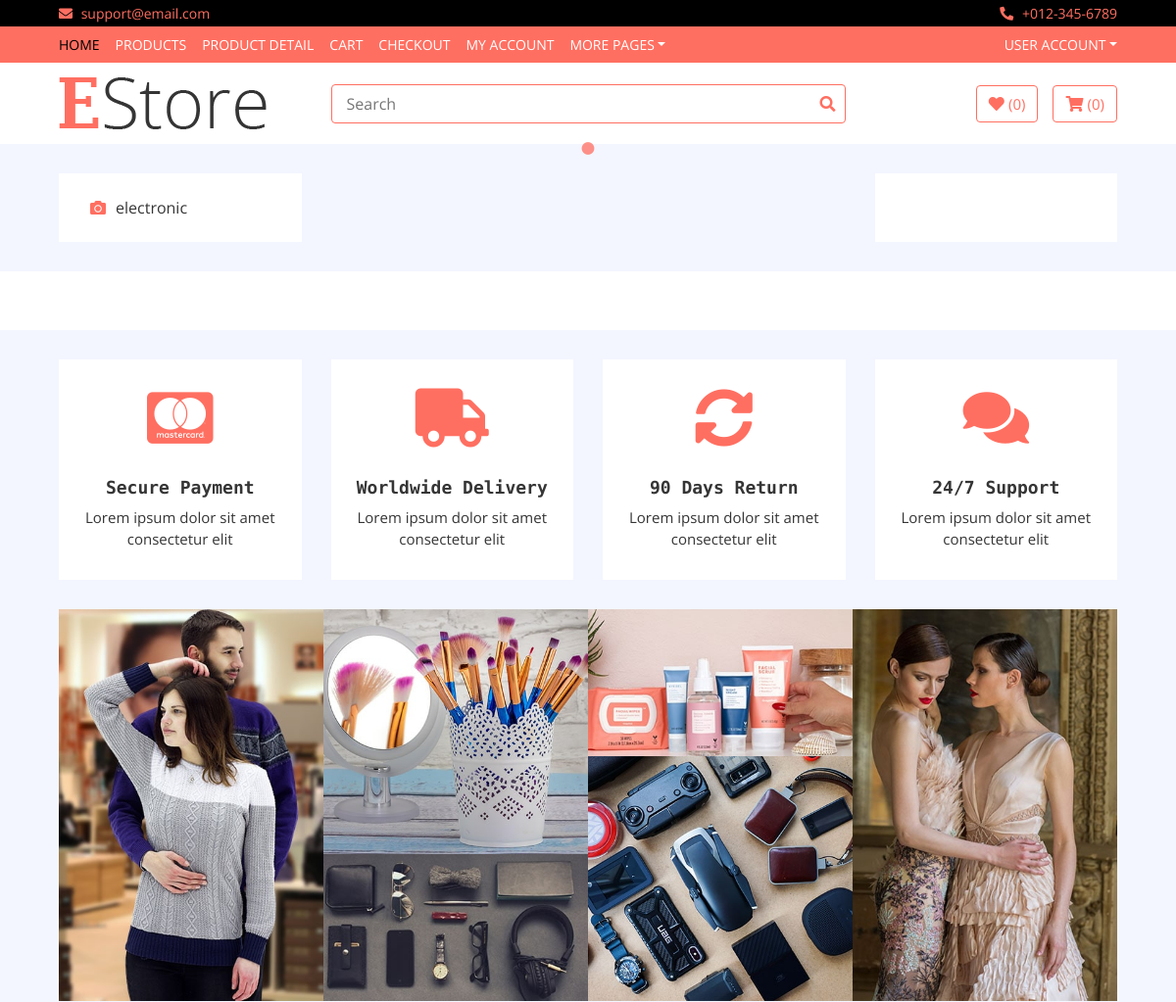
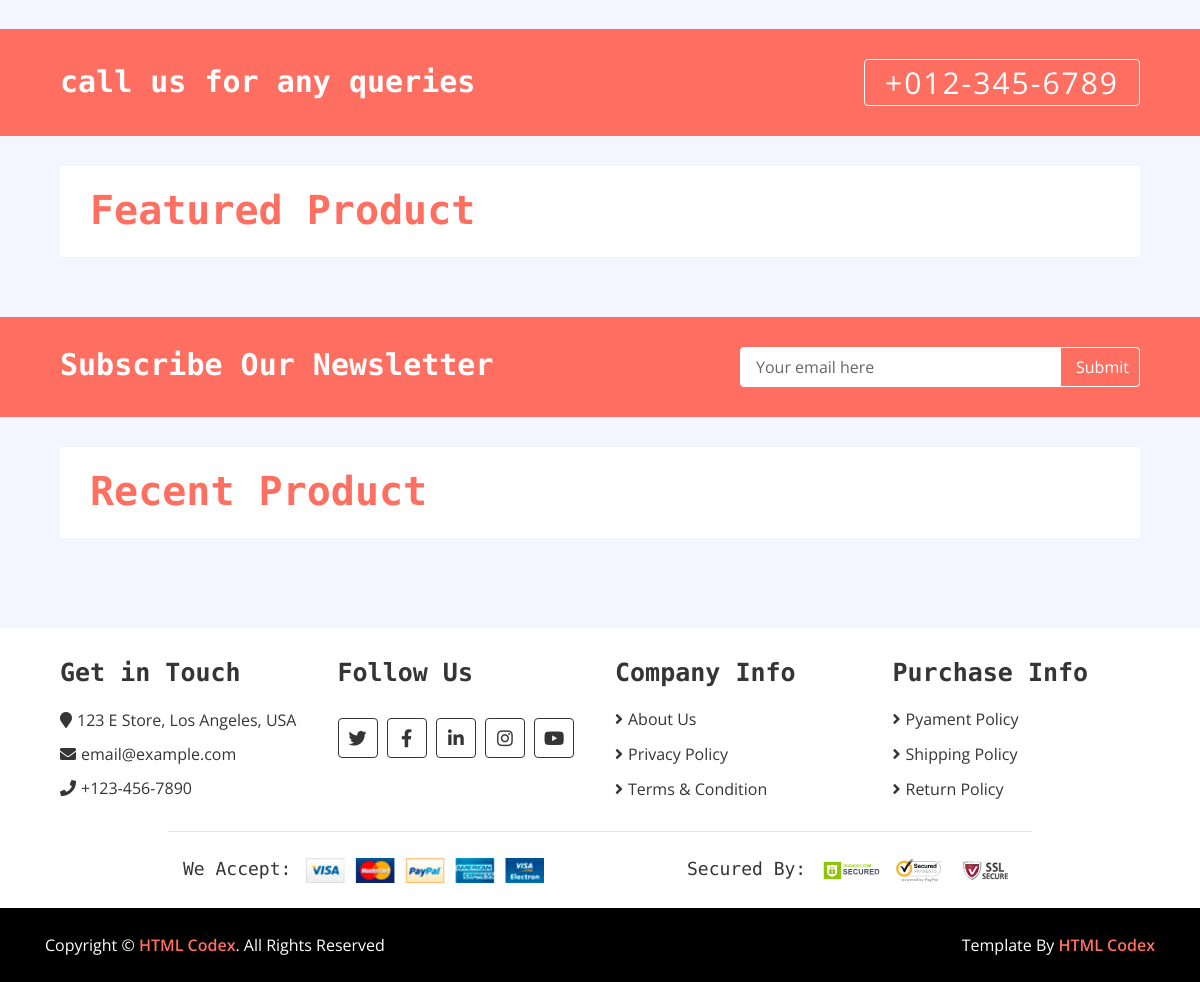
The app's page /, older data (2 pictures, top to bottom).
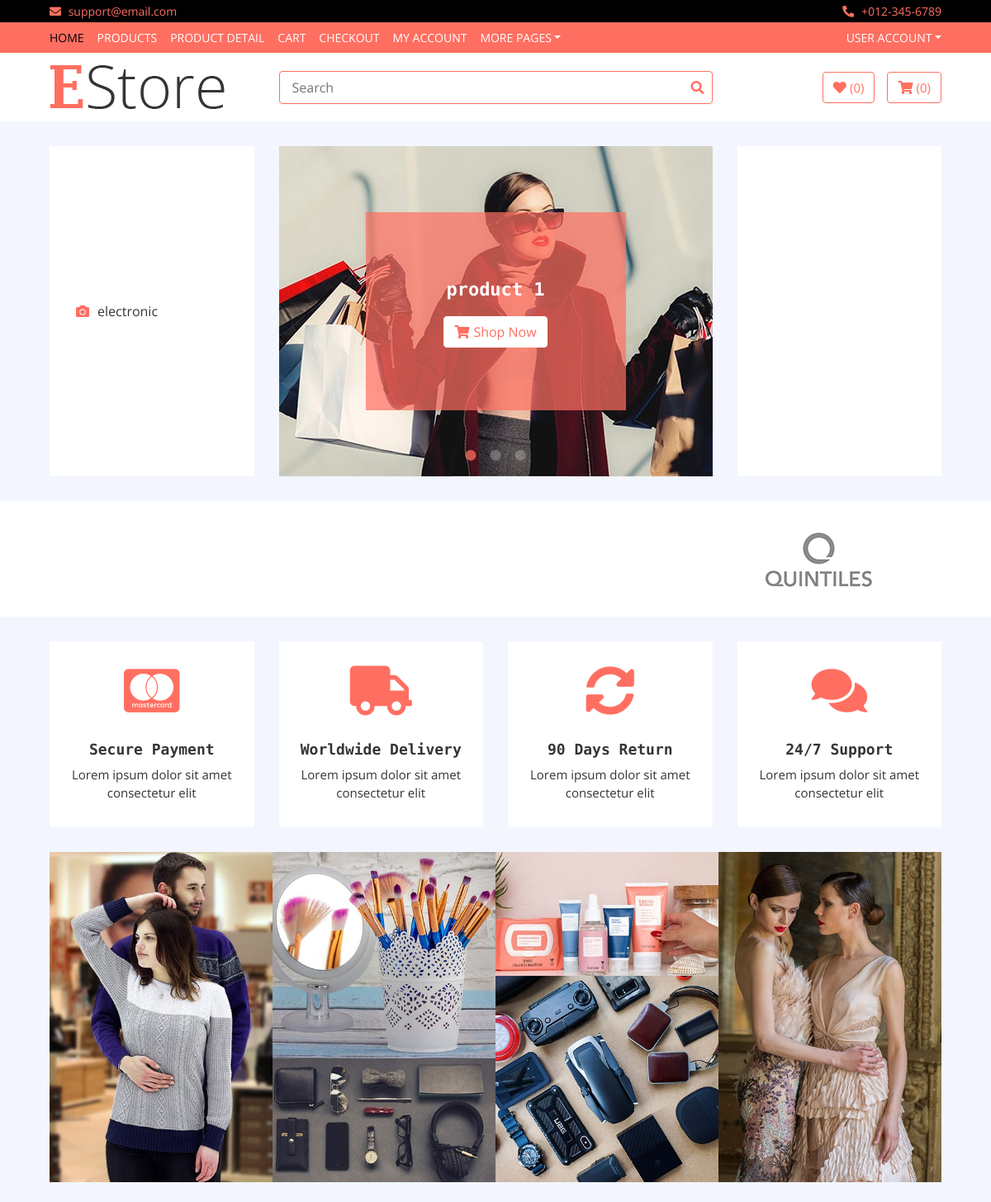
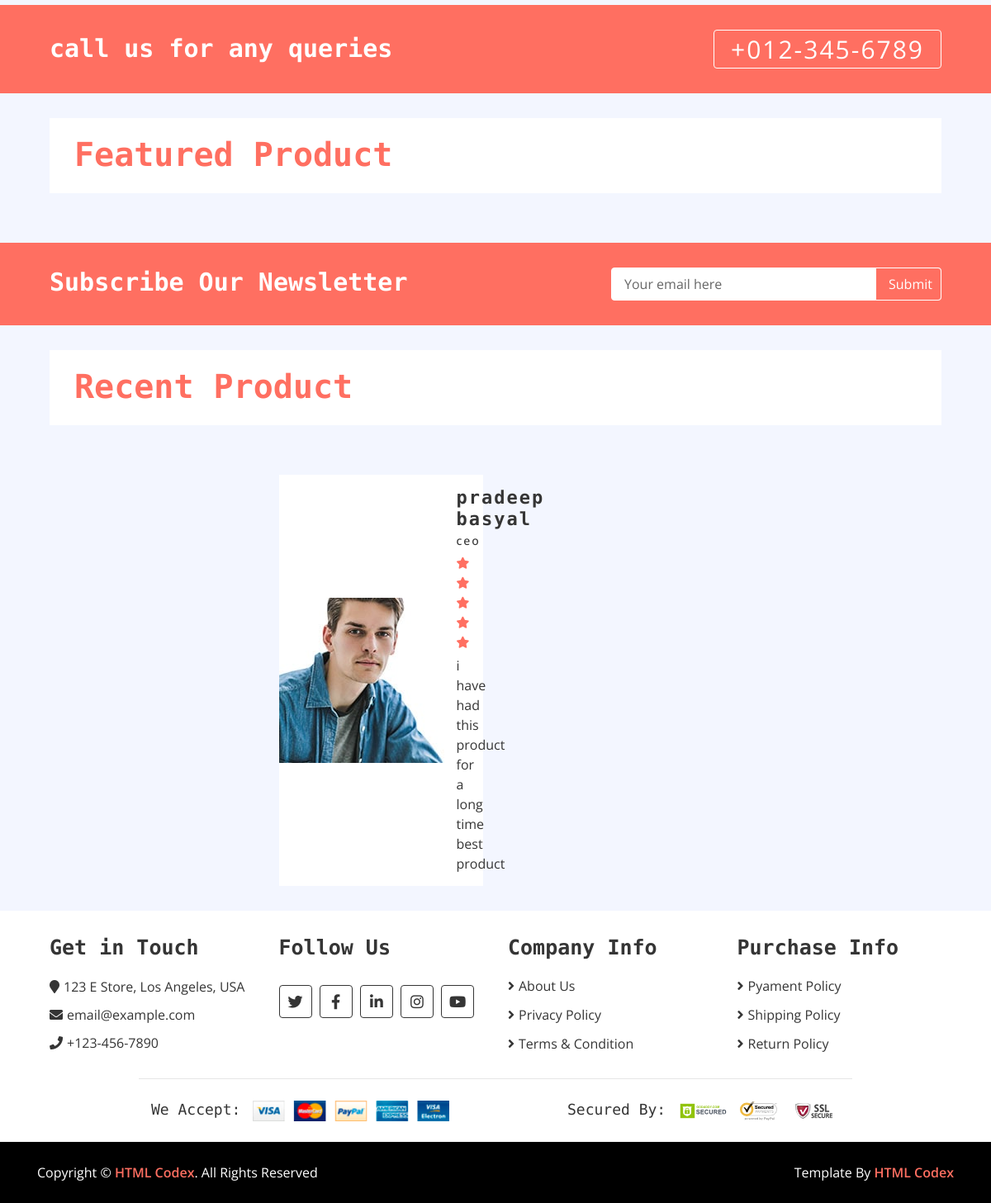
The same page, newer data (2 pictures, top to bottom).
### home/models.py (models this page shows, shortened)
class Category(models.Model):
    name = models.CharField(max_length=200)
    logo = models.CharField(max_length = 200 , blank = True)
    slug = models.CharField(max_length=500 , unique=True)

class Slider(models.Model):
    name = models.CharField(max_length = 500)
    image = models.ImageField(upload_to='media')
    description = models.TextField(blank = True)
    rank = models.IntegerField()
    url = models.URLField(blank= True,max_length=500)

class Brand(models.Model):
    name = models.CharField(max_length=500)
    image = models.ImageField(upload_to='media')
    rank = models.IntegerField()
    slug = models.CharField(max_length=500 , default="")

class CustumerReview(models.Model):
    name = models.CharField(max_length = 300)
    comment = models.TextField(blank = True)
    post = models.CharField(max_length=300)
    image = models.ImageField(upload_to='media')

### home/views.py (the view)
# urls.py: path('', HomeView.as_view(), name='home'),
class HomeView(Base):
    def get(self,request):
        self.views['categories'] = Category.objects.all()
        self.views['brands'] = Brand.objects.all()
        self.views['sliders'] = Slider.objects.all()
        self.views['reviews'] = CustumerReview.objects.all()
        self.views['hots'] = Product.objects.filter(labels = 'hot')
        self.views['news'] = Product.objects.filter(labels = 'new')
        return render(request,'index.html',self.views)

### templates/index.html (shortened to what this page needs)
{% extends 'base.html' %}
{% load static %}
{% block content %}
        <div class="header">
            <div class="container-fluid">
                <div class="row">
                    <div class="col-md-3">
                        <nav class="navbar bg-light">
                            <ul class="navbar-nav">
                                {%for cat in categories%}
                                <li class="nav-item">
                                    <a class="nav-link" href="/category/{{cat.slug}}"><i class="fa fa-{{cat.logo}}"></i>{{cat.name}}</a>
                                </li>
                                {%endfor%}
                            </ul>
                        </nav>
                    </div>
                    <div class="col-md-6">
                        <div class="header-slider normal-slider">
                            {% for slider in sliders%}
                            <div class="header-slider-item">
                                <img src="{{slider.image.url}}" alt="Slider Image" />
                                <div class="header-slider-caption">
                                    <p>{{slider.description}}</p>
                                    <a class="btn" href=""><i class="fa fa-shopping-cart"></i>Shop Now</a>
                                </div>
                            </div>
                            {%endfor%}
                        </div>
                    </div>
                    <div class="col-md-3">
                        <div class="header-img">
                        </div>
                    </div>
                </div>
            </div>
        </div>
        <div class="brand">
            <div class="container-fluid">
                <div class="brand-slider">
                    {%for brand in brands %}
                    <a href="/brand/{{brand.slug}}"><div class="brand-item"><img src="{{brand.image.url}}" alt=""></div></a>
                    {%endfor%}
                </div>
            </div>
        </div>
        <div class="feature">
            <div class="container-fluid">
                <div class="row align-items-center">
                    <div class="col-lg-3 col-md-6 feature-col">
                        <div class="feature-content">
                            <i class="fab fa-cc-mastercard"></i>
                            <h2>Secure Payment</h2>
                            <p>
                                Lorem ipsum dolor sit amet consectetur elit
                            </p>
                        </div>
                    </div>
                    <div class="col-lg-3 col-md-6 feature-col">
                        <div class="feature-content">
                            <i class="fa fa-truck"></i>
                            <h2>Worldwide Delivery</h2>
                            <p>
                                Lorem ipsum dolor sit amet consectetur elit
                            </p>
                        </div>
                    </div>
                    <div class="col-lg-3 col-md-6 feature-col">
                        <div class="feature-content">
                            <i class="fa fa-sync-alt"></i>
                            <h2>90 Days Return</h2>
                            <p>
                                Lorem ipsum dolor sit amet consectetur elit
                            </p>
                        </div>
                    </div>
                    <div class="col-lg-3 col-md-6 feature-col">
                        <div class="feature-content">
                            <i class="fa fa-comments"></i>
                            <h2>24/7 Support</h2>
                            <p>
                                Lorem ipsum dolor sit amet consectetur elit
                            </p>
                        </div>
                    </div>
                </div>
            </div>
        </div>
        <div class="category">
            <div class="container-fluid">
                <div class="row">
                    <div class="col-md-3">
                        <div class="category-item ch-400">
                            <img src="img/category-3.jpg" />
                        </div>
                    </div>
                    <div class="col-md-3">
                        <div class="category-item ch-250">
                            <img src="img/category-4.jpg" />
                        </div>
                        <div class="category-item ch-150">
                            <img src="img/category-5.jpg" />
                        </div>
                    </div>
                    <div class="col-md-3">
                        <div class="category-item ch-150">
                            <img src="img/category-6.jpg" />
                        </div>
                        <div class="category-item ch-250">
                            <img src="img/category-7.jpg" />
                        </div>
                    </div>
                    <div class="col-md-3">
                        <div class="category-item ch-400">
                            <img src="img/category-8.jpg" />
                        </div>
                    </div>
                </div>
            </div>
        </div>
        <div class="call-to-action">
            <div class="container-fluid">
                <div class="row align-items-center">
                    <div class="col-md-6">
                        <h1>call us for any queries</h1>
                    </div>
                    <div class="col-md-6">
                        <a href="tel:0123456789">+012-345-6789</a>
                    </div>
                </div>
            </div>
        </div>
        <div class="featured-product product">
            <div class="container-fluid">
                <div class="section-header">
                    <h1>Featured Product</h1>
                </div>
            </div>
        </div>
        <div class="newsletter">
            <div class="container-fluid">
                <div class="row">
                    <div class="col-md-6">
                        <h1>Subscribe Our Newsletter</h1>
                    </div>
                    <div class="col-md-6">
                        <div class="form">
                            <input type="email" value="Your email here">
                            <button>Submit</button>
                        </div>
                    </div>
                </div>
            </div>
        </div>
        <div class="recent-product product">
            <div class="container-fluid">
                <div class="section-header">
                    <h1>Recent Product</h1>
                </div>
            </div>
        </div>
        <div class="review">
            <div class="container-fluid">
                <div class="row align-items-center review-slider normal-slider">
                    {%for review in reviews%}
                    <div class="col-md-6">
                        <div class="review-slider-item">
                            <div class="review-img">
                                <img src="{{review.image.url}}" alt="Image">
                            </div>
                            <div class="review-text">
                                <h2>{{review.name}}</h2>
                                <h3>{{review.post}}</h3>
                                <div class="ratting">
                                    <i class="fa fa-star"></i>
                                    <i class="fa fa-star"></i>
                                    <i class="fa fa-star"></i>
                                    <i class="fa fa-star"></i>
                                    <i class="fa fa-star"></i>
                                </div>
                                <p>
                                    {{review.comment}}
                                </p>
                            </div>
                        </div>
                    </div>
                    {%endfor%}
                </div>
            </div>
        </div>
{% endblock %}

Row changes from the older to the newer data that the page shows:
added Slider: image (picture), description "product 1"
added Brand: image (picture)
added CustumerReview: image (picture), name "pradeep basyal", post "ceo", comment "i have had this product for a long time best product"
